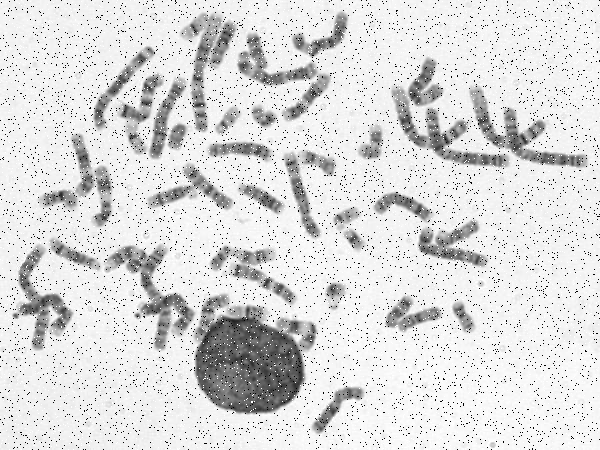
%> input picture TP1/chromosomes.tif, 600 x 450 px
$ octave vasilis.m   (GNU Octave 9; MATLAB toolbox functions it lacks are replaced by stand-ins)
%> lines starting %> are read from the running program, lines starting %| are printed output that depends on the picture; in (x1, y1, x2, y2) boxes, pixels count from 0 and x2, y2 are one past the last pixel; in counts of white or black regions, pixels touching at a corner belong together; the program's own positions count from 1
%% Copyright Vasileios Filippos Skarleas

%% TP1
close all;

%%%%%%%%%%%%%%%%%%%% PARTIE 1 - RESTAURATION DE L'IMAGE %%%%%%%%%%%%%%%%%%%%
% Restauration de l'image

I = imread("chromosomes.tif");
%> I is the input picture: size 450x600 uint8; min 0, max 255, mean 219.6

% Checking if the image is already in "Niveau de grey"
[n, m, l] = size(I);
%> n = 450; m = 600; l = 1
if l == 1
    "Niveau de grey"
else
    "RGB"
end

% Verifying that image has been loaded succesfully on Matlab
figure(1);
imshow(I);
title('Figure 1 : Image originale en niveaux de gris');

% We observe that the image is already in niveau de grey, so we proceed
% with the filtering of the noise and binarisation / segmentation by choosing a seuil.

%% Filtering out the noise (bruit)
% In order to filter out the noise we are going to use a Median filter that
% is applied below. We use this filter because according to the theory: "ce
% filtre donne de très bon résultats de part son principe sur le bruit
% impulsionnel (poivre et sel)"

J = medfilt2(I); % Updating the results directly
figure(2);
imshowpair(I, J, 'montage');
title('Figure 2 : Before and after filtering with Median filter');

%% Segmentation
% In order to choose the seuil for the segmentation we can print the
% histogramme of the image, and then we can observe what is more powerful
% on the image. On the histogramme, we can see that there are many bright
% and white elements and so it's logic to choose a value that is exaclty
% before this area. So we obserev that this can be 233-235 and this is the
% reason why we chose this value below for the binarisation.
figure(3);
imhist(J);
title('Figure 3: The histogram of the filtered image');
%> figure, not shown here; highest point at x = 243, y = 32029

seuil = 233;

% ANother idea is to use the Otsy's threshold method that computes a global
% threshold T from a grayscale image. Otsu's method chooses a threshold
% that minimizes the intraclass variance of the thresholded black and
% white pixels.

% There are two methods to proceed with binarisation, either with boucles or
% the direct function of Matlab for binarisaton.

% Method 1
I_segmentation_1 = double(J);
for i=1:n
    for j=1:m
        if I_segmentation_1(i,j) <= seuil
            I_segmentation_1(i,j) = 1;
        else
            I_segmentation_1(i,j) = 0;
        end
    end
end
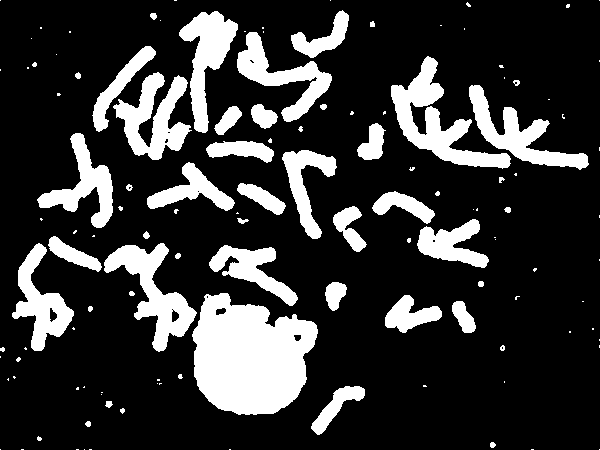
%> I_segmentation_1: size 450x600 double; values 0 (black) and 1 (white), 20.6% white; 125 white regions (78 under 20 px), largest, box (x1, y1, x2, y2) and area: (192, 293, 318, 415) 11094, (391, 56, 511, 169) 4224, (104, 243, 197, 352) 3552

% Method 2
level = graythresh(J);
%> level = 0.725
I_segmentation_2 = imbinarize(J, level);
%> I_segmentation_2: size 450x600 logical; 84.9% white; 60 black regions (20 under 20 px), largest, box (x1, y1, x2, y2) and area: (194, 295, 317, 414) 10028, (107, 246, 194, 349) 2592, (470, 89, 586, 167) 2366

% Keep in mind that this method provides teh complement image from what we
% need for the analysis. In that case we simply need to receive the
% complement of every image.

%I_segmentation_2 = imcomplement(I_segmentation_2);

% Checking the segmentation result for both methods
figure(4);
imshowpair(I_segmentation_1, I_segmentation_2, 'montage');
title('Figure 4: Method 1 (right), and Method 2 (left) for segmentation');

%% Amelioration de l'image
% On the image I_segmentation_1 we can see that there is some noise that
% isn't cleared from the filter in the first step. So, we proceed with
% the Opening method. Meaning that we do an erosion and then a dilatation

mask = strel("disk", 2);
I_erosion = imerode(I_segmentation_1, mask);
%> I_erosion: size 450x600 double; values 0 (black) and 1 (white), 15.6% white; 49 white regions (21 under 20 px), largest, box (x1, y1, x2, y2) and area: (194, 295, 316, 413) 10150, (393, 58, 509, 167) 3182, (106, 245, 195, 350) 2749

% We have choosen a great circle of erosion (5 times) in order to remove
% teh greatest amount if reaming noise. Then we proceed with dilatation in
% order to restore the broke pixels after erosion.

% Now we proceed with dilatation. So we are opening hte image (Methode
% d'ouverture). In general, this is used to remove small objects (noise)
% without significantly affecting larger objects, while closing method is
% used to fill in holes or gaps in objects.
I_dilatation = imdilate(I_erosion, mask);
%> I_dilatation: size 450x600 double; values 0 (black) and 1 (white), 20.3% white; 48 white regions (10 under 20 px), largest, box (x1, y1, x2, y2) and area: (192, 293, 318, 415) 11064, (391, 56, 511, 169) 4208, (104, 243, 197, 352) 3547

% We continue with the image I_segmentation_1 from now and on
figure(5);
imshow(I_dilatation);
title('Figure 5: Dilated image I-Segmentation-1');

%%%%%%%%%%%%%%%%%%%% PARTIE 2 - DÉTECTION ET ÉTIQUETAGE DES CHROMOSOMES %%%%%%%%%%%%%%%%%%%%
% Interested in takign the contours of the chromosomes. In that case a
% methode that is used is to take the difference between I_segmentation and
% I_erosion. The second method that we are trying below is the integrated
% function of matlab that is called imcontour.

I_contour = I_segmentation_1 - I_erosion;
%> I_contour: size 450x600 double; values 0 (black) and 1 (white), 5% white in thin lines or dots
figure(6);
imshow(I_contour);
title('Figure 6: Contours of the image');

% In order to keep only the chromosomes, we can be based on the etiquettage
% method and the area covered from every chromosome.

% Method 1
[I_etiquettage, n] = bwlabeln(I_dilatation);
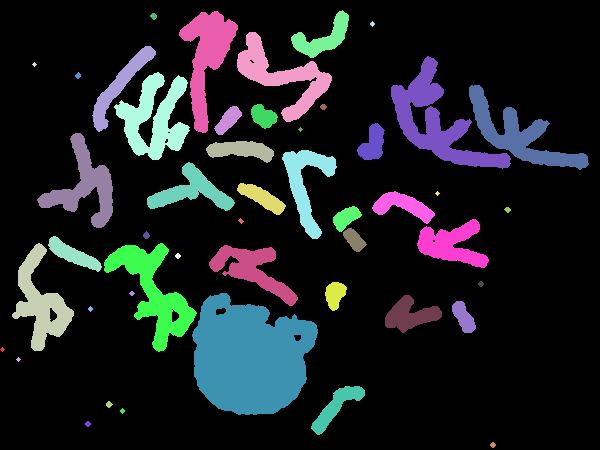
%> I_etiquettage: size 450x600 double; 49 distinct labels, from 0 to 48; one colour per label, 0 black
%> n = 48
figure(7);
imagesc(I_etiquettage);
title('Figure 7: Etiquettage of the image');
n;

stats = regionprops(I_etiquettage, 'Area', 'PixelIdxList');
%> stats = 48 regions; largest, Area: 11064, 4208, 3547, 3270, 3056
area_min = 150;
area_max = 4300;
for i=1:n
    if (stats(i).Area <= area_min || stats(i).Area >= area_max)
        area = stats(i).Area % An information to the area
        I_etiquettage(stats(i).PixelIdxList) = 0;
    end
end
%> this loop made 48 passes
%> area on passes 6, 7, 11, 14, 16, 19, 21, 32, 46, 47, 48: 27, 24, 31, 37, 34, 24, 11064, 30, 24, 24, 27
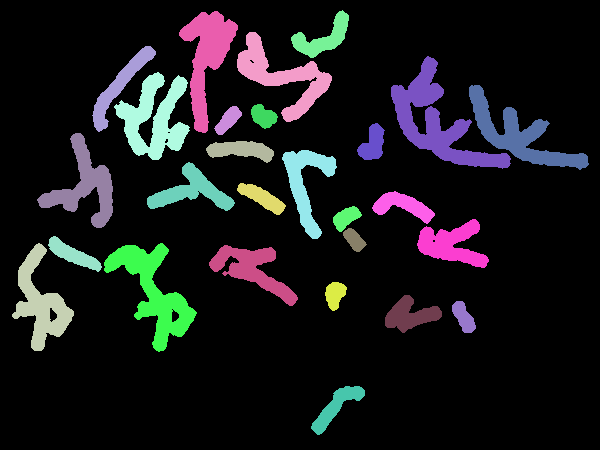
%> I_etiquettage: size 450x600 double; 28 distinct labels, from 0 to 45; one colour per label, 0 black

figure(8);
imagesc(I_etiquettage);
title('Figure 8: Finalised image without tache');
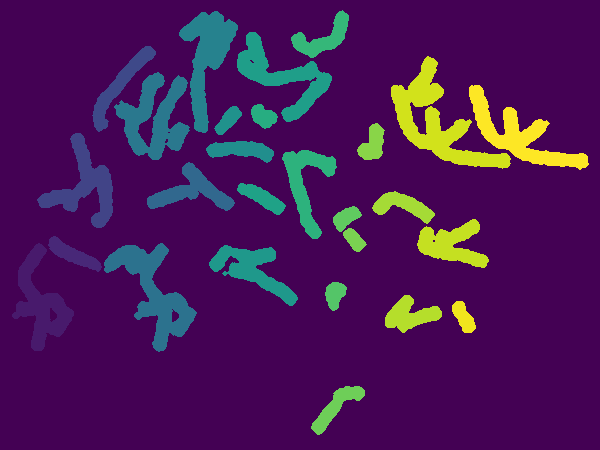
%> displayed picture: size 450x600x3, on the screen's scale of 0 to 255; mean R, G, B 72.4, 25.1, 87.3

% Using this method we can have a much more clear idea by beeing cable to
% remove the tache, however, we observe that some cromosoms that in the
% real image are different objects, here they are considered as the same
% object and thus around the tâche, we can see that there were some
% chromosomes that are being removed since after the etiquettage method
% they are considered as the same object. This is an essential problem.

n
%> n = 48

% Method 2
% Inverser l'image binaire pour que les chromosomes soient en blanc et le fond en noir
I_inverted = imcomplement(I_segmentation_2);

% Définir une plage pour les tailles des objets à conserver (chromosomes)
taille_min = 150;  % Taille minimale supposée pour un chromosome
taille_max = 3000;  % Taille maximale supposée pour un chromosome

% Utiliser bwareafilt pour conserver uniquement les objets dont la taille est comprise dans cette plage
I_clean = bwareafilt(I_inverted, [taille_min, taille_max]);  % Conserver uniquement les objets dans la plage de taille
%> I_clean: size 450x600 logical; 11.3% white; 37 white regions, largest, box (x1, y1, x2, y2) and area: (107, 246, 194, 349) 2592, (470, 89, 586, 167) 2366, (392, 89, 508, 167) 2352

% Inverser à nouveau l'image pour revenir à l'image originale (chromosomes en blanc)

figure(9);
imshowpair(I_segmentation_1, I_clean, 'montage');
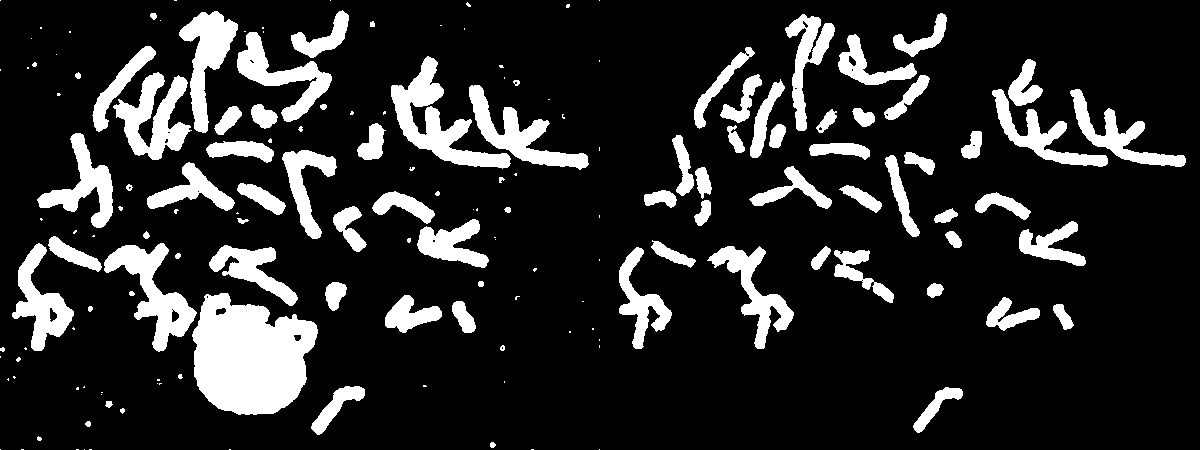
%> displayed picture: size 450x1200, on the screen's scale of 0 to 255; 15.9% white; 162 white regions (78 under 20 px), largest, box (x1, y1, x2, y2) and area: (192, 293, 318, 415) 11094, (391, 56, 511, 169) 4224, (104, 243, 197, 352) 3552
title('Figure 9: Image avant (gauche) et après (droite) suppression des taches basées sur la taille');

[L, num] = bwlabel(I_clean);
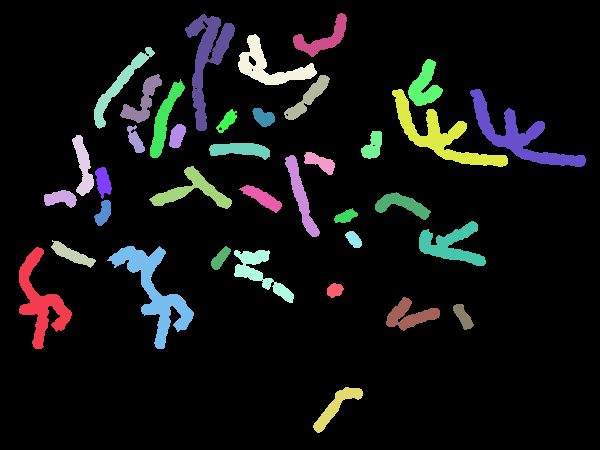
%> L: size 450x600 double; 38 distinct labels, from 0 to 37; one colour per label, 0 black
%> num = 37
num
%> num = 37

% Method 3
seuil_2 = 111;


[n, m, l] = size(J);
%> n = 450

I_segmentation_3 = double(J);
for i=1:n
    for j=1:m
        if I_segmentation_3(i,j) <= seuil_2
            I_segmentation_3(i,j) = 1;
        else
            I_segmentation_3(i,j) = 0;
        end
    end
end
%> I_segmentation_3: size 450x600 double; values 0 (black) and 1 (white), 4.7% white; 207 white regions (98 under 20 px), largest, box (x1, y1, x2, y2) and area: (196, 307, 303, 413) 6976, (23, 296, 60, 313) 238, (145, 296, 182, 313) 235

figure(10);
imshow(I_segmentation_3);
title('Figure 10: New seuil');

I_closed = imclose(I_segmentation_3, strel("disk", 7));
%> I_closed: size 450x600 double; values 0 (black) and 1 (white), 6.4% white; 94 white regions (29 under 20 px), largest, box (x1, y1, x2, y2) and area: (196, 299, 303, 413) 8537, (400, 115, 464, 152) 684, (116, 248, 160, 288) 567
figure(11);
imshow(I_closed);
title('Figure 11: Only tache');


I_opened = imopen(I_closed, strel("disk", 9));
%> I_opened: size 450x600 double; values 0 (black) and 1 (white), 3% white; 1 white region, box (x1, y1, x2, y2) and area: (196, 315, 303, 412) 8223
figure(12);
imshow(I_opened);
title('Figure 12: Clearing new noise');

I_new = I_segmentation_1 - I_closed;
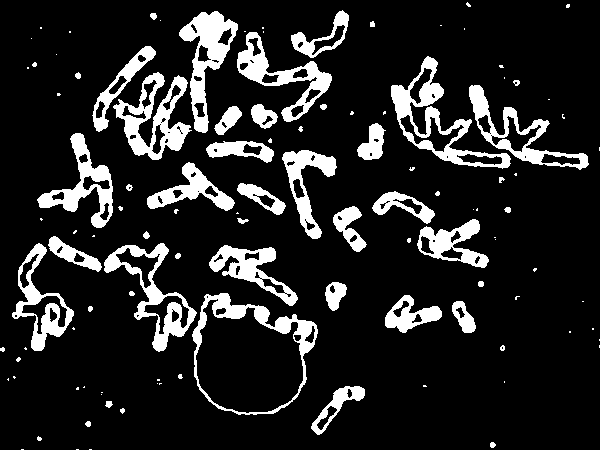
%> I_new: size 450x600 double; values 0 (black) and 1 (white), 14.2% white; 111 white regions (64 under 20 px), largest, box (x1, y1, x2, y2) and area: (391, 56, 511, 169) 2948, (113, 72, 192, 160) 2706, (179, 11, 238, 133) 2592
figure(13);
imshow(I_new);
title('Figure 13: No tache in the image by default');
